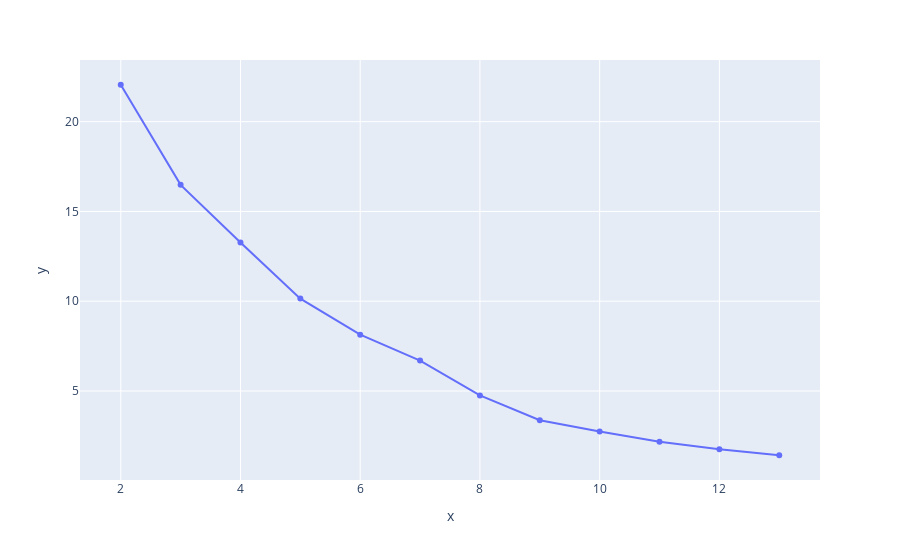

Notebook source saved alongside this figure:
### Code cell
px.line(x=k_list, y=ssd_list,markers=True)

### Figure 1 — Plotly figure (JSON) as saved in the notebook; plotly's stock layout.template omitted (floating-point values rounded to 4 significant figures)
{"data": [{"hovertemplate": "x=%{x}<br>y=%{y}<extra></extra>", "legendgroup": "", "line": {"color": "#636efa", "dash": "solid"}, "marker": {"symbol": "circle"}, "mode": "lines+markers", "name": "", "orientation": "v", "showlegend": false, "type": "scatter", "x": [2, 3, 4, 5, 6, 7, 8, 9, 10, 11, 12, 13], "xaxis": "x", "y": [22.06, 16.48, 13.27, 10.15, 8.139, 6.695, 4.751, 3.373, 2.745, 2.177, 1.761, 1.422], "yaxis": "y"}], "layout": {"legend": {"tracegroupgap": 0}, "margin": {"t": 60}, "xaxis": {"anchor": "y", "domain": [0, 1], "title": {"text": "x"}}, "yaxis": {"anchor": "x", "domain": [0, 1], "title": {"text": "y"}}}}
